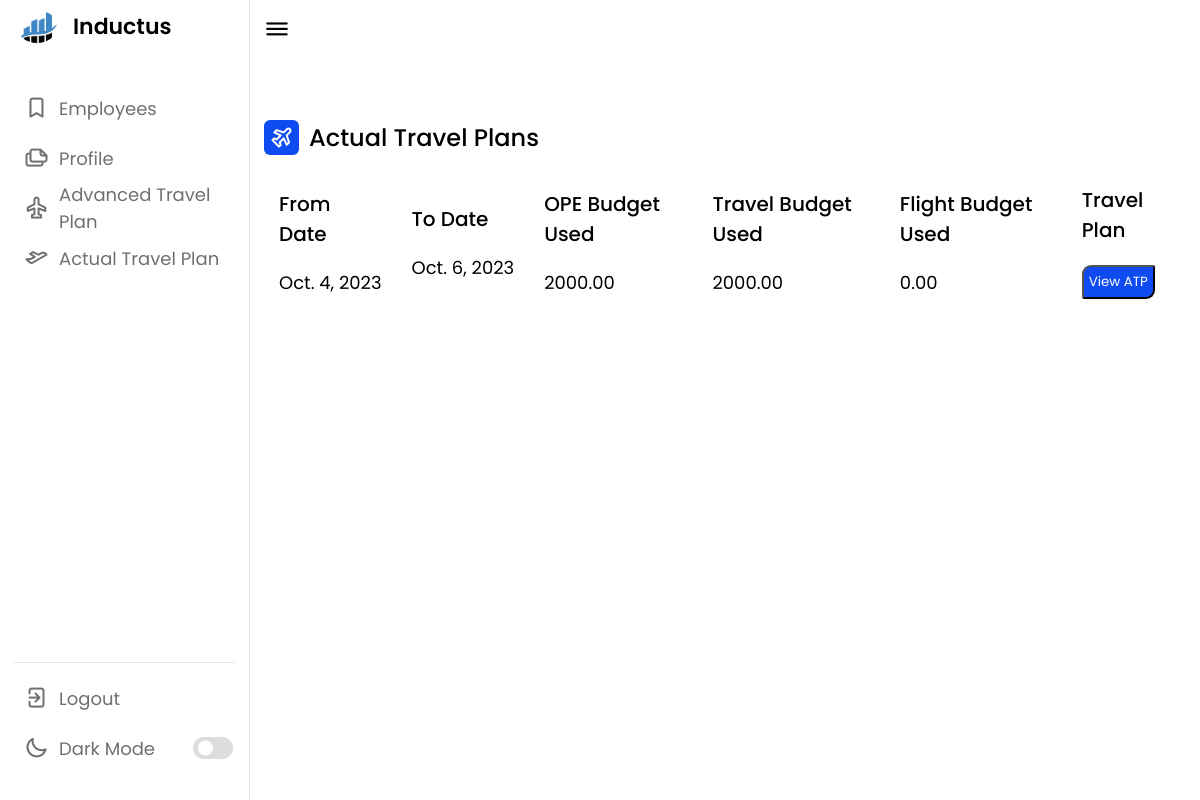
/employee/7e06c45b-a5ca-460d-8b0e-29f9c961be03/tp (signed in), run on an earlier commit of the app's database.
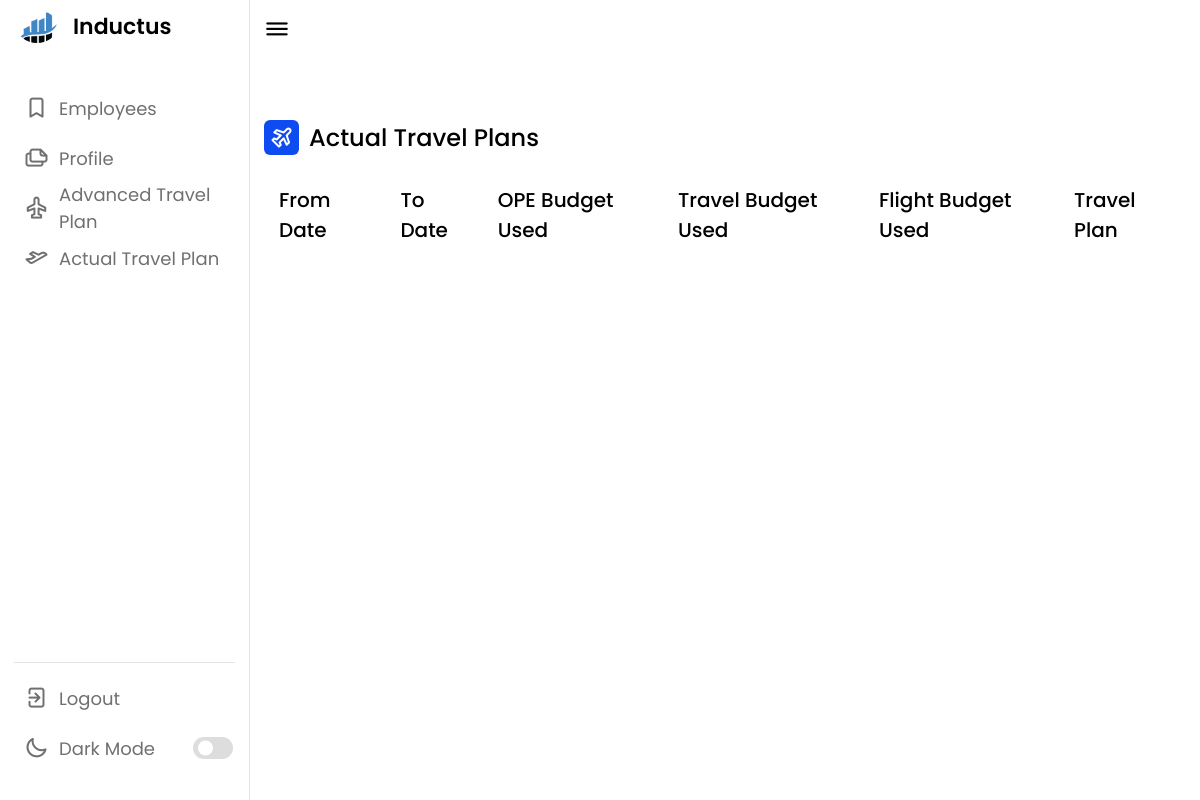
And on a later commit of the database.
### base/models.py (models this page shows)
class Expense(models.Model):
    uuid = models.UUIDField(default = uuid.uuid4,primary_key=True,editable=False)
    employee = models.ForeignKey(Employee,on_delete=models.CASCADE,null = True)
    from_date = models.DateField(null = True)
    to_date = models.DateField(null = True)
    ope_budget_used = models.DecimalField(decimal_places=2,default=0,max_digits = 10)
    travel_budget_used = models.DecimalField(decimal_places=2,default=0,max_digits = 10)
    flight_budget_used = models.DecimalField(decimal_places=2,default=0,max_digits = 10)
    flight_ticket = models.FileField(upload_to=get_upload_path, blank = True)
    flight_return_ticket = models.FileField(upload_to=get_upload_path, blank = True)
    train_ticket = models.FileField(upload_to=get_upload_path, blank = True)
    train_return_ticket = models.FileField(upload_to=get_upload_path, blank = True)
    local_conveyance = models.DecimalField(decimal_places=2,default=0,max_digits = 10)
    departure = models.CharField(max_length = 30,null = True)
    place_of_visit = models.CharField(max_length = 30,null = True)
    taxi_bill = models.DecimalField(max_digits=10, decimal_places=2,default = 0)
    taxi_bill_proof = models.FileField(upload_to=get_upload_path, blank = True)

### base/views.py (the view)
# urls.py: path('employee/<str:pk>/tp',ActualTravelPlan,name ="tp"),
@login_required(login_url='login')
def ActualTravelPlan(request,pk):
    try:
        emp = Employee.objects.get(uuid=pk)
        tp = Expense.objects.filter(employee=emp)
    except:
        tp = None
    context = {
        'tp' : tp,
        'emp' : emp
    }
    return render(request,"actualtravelplan.html",context)

### base/templates/actualtravelplan.html (shortened to what the changed rows need)
{% load static %}
<!DOCTYPE html>
<html lang="en">
<head>
    <link rel="stylesheet" href="{% static 'style.css' %}">
    <link rel="stylesheet" href="https://unicons.iconscout.com/release/v4.0.0/css/line.css">
</head>
<body>
    <section class="dashboard">
        <div class="dash-content">
            <div class="overview">
                <div class="activity">
                    <div class="activity-data">
                        <div class="data names">
                            <span class="data-title">From Date</span>
                           {% for tp in tp %}
                           <span class="data-list">{{tp.from_date}}</span>
                           {% endfor %}
                        </div>
                        <div class="data email">
                            <span class="data-title">To Date</span>
                            {% for tp in tp %}
                           <span class="data-list">{{tp.to_date}}</span>
                           {% endfor %}
                        </div>
                        <div class="data joined">
                            <span class="data-title">OPE Budget Used</span>
                            {% for tp in tp %}
                           <span class="data-list">{{tp.ope_budget_used}}</span>
                           {% endfor %}
                        </div>
                        <div class="data joined">
                            <span class="data-title">Travel Budget Used</span>
                            {% for tp in tp %}
                           <span class="data-list">{{tp.travel_budget_used}}</span>
                           {% endfor %}
                        </div>
                        <div class="data joined">
                            <span class="data-title">Flight Budget Used</span>
                            {% for tp in tp %}
                           <span class="data-list">{{tp.flight_budget_used}}</span>
                           {% endfor %}
                        </div>
                        <div class="data type">
                            {% for tp in tp %}
                        <span class="data-list"><button class="download-btn"><a href="{% url 'viewatp' emp.uuid tp.uuid %}" style="text-decoration:none; color: white;" >View ATP</a></button></span>
                            {% endfor %}
                        </div>
                    </div>
                    </div>
            </div>
    </section>
</body>
</html>

What changed in the data, as far as the page shows it:
removed Expense: from_date "Oct. 4, 2023", to_date "Oct. 6, 2023", ope_budget_used "2000.00", travel_budget_used "2000.00", flight_budget_used "0.00"
